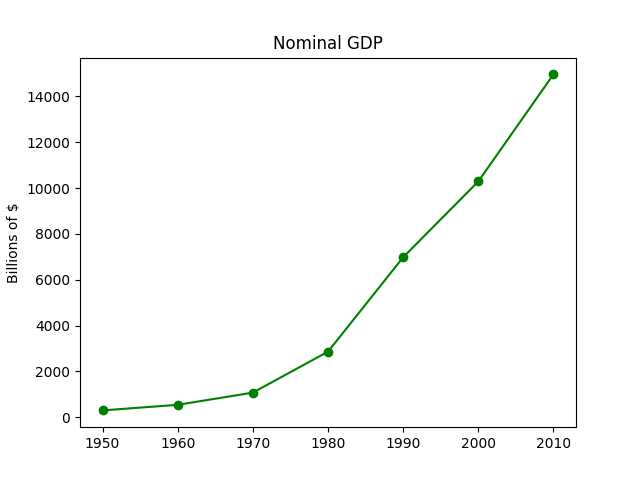

The script that saved this image:
from matplotlib import pyplot as plt

years = [1950, 1960, 1970, 1980, 1990, 2000, 2010]
gdp = [300.2, 543.3, 1075.9, 2862.5, 6979.6, 10289.7, 14958.3]

# create chart
plt.plot(years, gdp, color='green', marker='o', linestyle='solid')

# add title
plt.title("Nominal GDP")

# add a lable to y-axis
plt.ylabel("Billions of $")
#plt.show()
plt.savefig('ex1.png')
